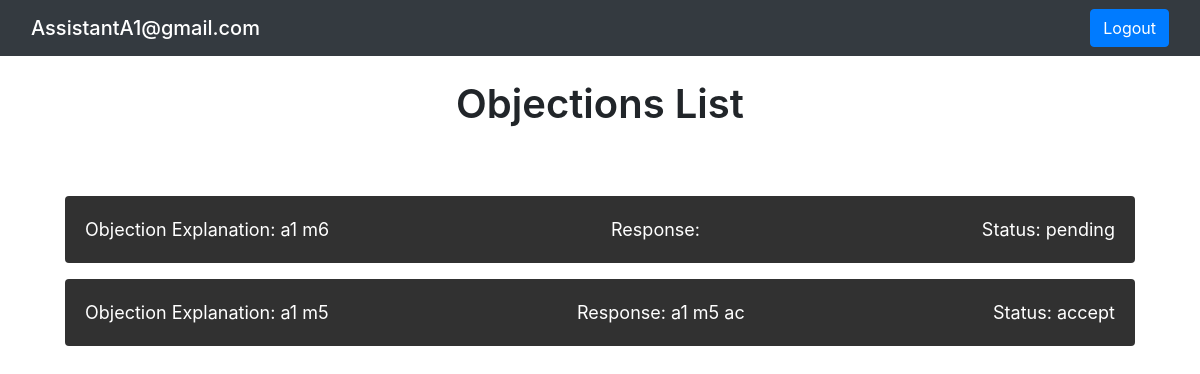
Before: /objectionsList/objectionsList.php (signed in) with the older database file.
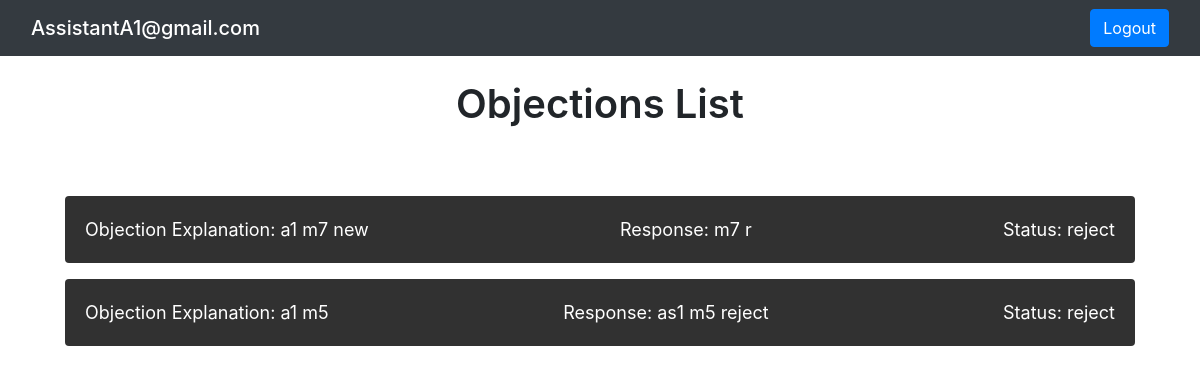
After: the same page with the newer database file.
### tables this page shows
CREATE TABLE `objection` (
  `objection_id` int(11) NOT NULL,
  `assistant_id` int(11) NOT NULL,
  `team_ID` int(11) NOT NULL,
  `objection_month` int(11) NOT NULL,
  `objection_reason` varchar(50) NOT NULL,
  `objection_status` varchar(50) NOT NULL
);

CREATE TABLE `response` (
  `response_id` int(11) NOT NULL,
  `objection_id` int(11) NOT NULL,
  `assistant_id` int(11) NOT NULL,
  `leader_id` int(11) NOT NULL,
  `response_content` varchar(50) NOT NULL,
  `response_action` varchar(250) NOT NULL
);

### objectionsList/objectionsList.php (the view, shortened to what this page needs)
<!DOCTYPE html>
<html lang="en">
<head>
    <link href="https://stackpath.bootstrapcdn.com/bootstrap/4.5.2/css/bootstrap.min.css" rel="stylesheet">
    <link rel="stylesheet" href="objectionsList.css">
</head>
<body>
<nav class="navbar bg-dark text-white">
  <div class="container-fluid">
    <span class="navbar-brand mb-0 h1">
<?php
if (isset($_SESSION["email"]) && !empty($_SESSION["email"])) {
    echo $_SESSION["email"];
} else {
    header("Location: ../login/login.php");
    exit;
}
?>
    </span>
    <span><a class="btn btn-primary" href="../login/logout.php">Logout</a></span>
    </div>
</nav>
<div class="container">
    <h1 class="mt-4 mb-5 text-center">Objections List</h1>
    <div class="objections-list">
        <?php
        $assistant_id = $_SESSION["assistant_id"];
        require_once '../php/config.php';
        $sql = "SELECT
                    o.*,
                    r.response_content
                FROM
                    objection o
                LEFT JOIN
                    response r ON o.objection_id = r.objection_id
                WHERE
                    o.assistant_id = ?
                ORDER BY
                    o.objection_id DESC";
        $stmt = mysqli_prepare($db, $sql);
        mysqli_stmt_bind_param($stmt, "i", $assistant_id);
        mysqli_stmt_execute($stmt);
        $result = mysqli_stmt_get_result($stmt);
        if ($result && mysqli_num_rows($result) > 0) {
            while ($row = mysqli_fetch_assoc($result)) {
                ?>
                <div class="objection mb-3 rounded">
                    <div class="row justify-content-between">
                        <p>Objection Explanation: <?php echo $row["objection_reason"]; ?></p>
                        <p>Response: <?php echo $row["response_content"]; ?></p>
                        <p>Status: <?php echo $row["objection_status"]; ?></p>
                    </div>
                </div>
                <?php
            }
        } else {
            echo '<p class="text-center mt-5">No objection items found.</p>';
        }
        ?>
    </div>
</div>
</body>
</html>

Changed rows visible on the page:
removed objection: objection_reason "a1 m6", objection_status "pending"
removed response: objection.objection_reason "a1 m5", response_content "a1 m5 ac", objection.objection_status "accept"
added response: objection.objection_reason "a1 m7 new", response_content "m7 r", objection.objection_status "reject"
added response: objection.objection_reason "a1 m5", response_content "as1 m5 reject", objection.objection_status "reject"
